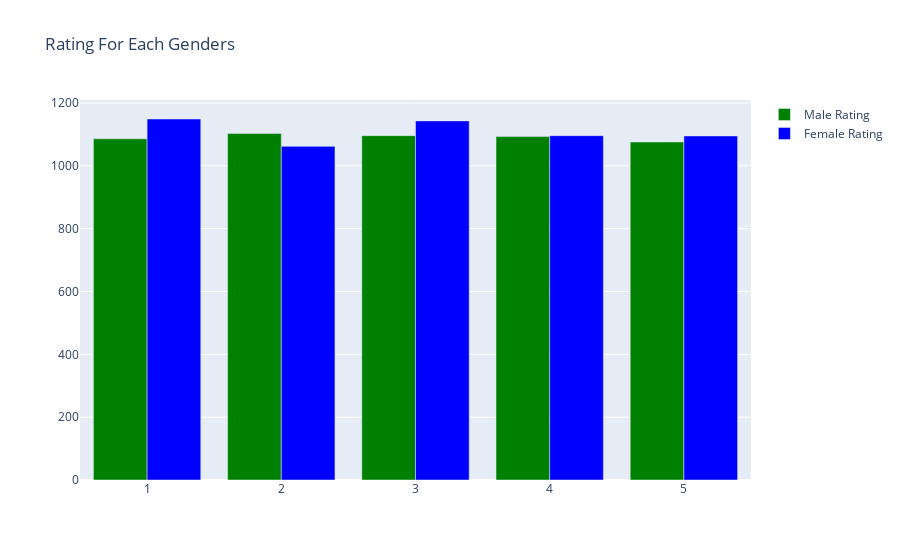

The notebook cell this image was saved under:
### Code cell
fig = go.Figure()
fig.add_trace(go.Bar(
    x=ratings,
    y=[1086, 1103, 1096, 1093, 1076],
    name='Male Rating',
    marker_color='green'
))
fig.add_trace(go.Bar(
    x=ratings,
    y=[1149, 1062, 1143, 1096, 1095],
    name='Female Rating',
    marker_color='blue'
))
# Here we modify the tickangle of the xaxis, resulting in rotated labels.
fig.update_layout(barmode='group',title_text="Rating For Each Genders")
fig.show()

### Figure 1 — Plotly figure (JSON) as saved in the notebook; plotly's stock layout.template omitted (floating-point values rounded to 4 significant figures)
{"data": [{"marker": {"color": "green"}, "name": "Male Rating", "type": "bar", "x": ["1", "2", "3", "4", "5"], "y": [1086, 1103, 1096, 1093, 1076]}, {"marker": {"color": "blue"}, "name": "Female Rating", "type": "bar", "x": ["1", "2", "3", "4", "5"], "y": [1149, 1062, 1143, 1096, 1095]}], "layout": {"barmode": "group", "title": {"text": "Rating For Each Genders"}}}
